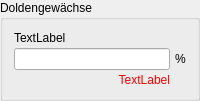
            <widget class="QgsCollapsibleGroupBox" name="mGroupBox_10">
             <property name="title">
              <string>Doldengewächse</string>
             </property>
             <property name="collapsed">
              <bool>true</bool>
             </property>
             <layout class="QGridLayout" name="gridLayout_38">
              <property name="horizontalSpacing">
               <number>5</number>
              </property>
              <property name="verticalSpacing">
               <number>3</number>
              </property>
              <item row="1" column="1">
               <widget class="QLabel" name="label_26">
                <property name="text">
                 <string>%</string>
                </property>
               </widget>
              </item>
              <item row="1" column="0">
               <widget class="QLineEdit" name="weiserpflanzengiersch">
                <property name="alignment">
                 <set>Qt::AlignRight|Qt::AlignTrailing|Qt::AlignVCenter</set>
                </property>
               </widget>
              </item>
              <item row="0" column="0">
               <widget class="QLabel" name="weiserpflanzengierschLabel">
                <property name="text">
                 <string>TextLabel</string>
                </property>
               </widget>
              </item>
              <item row="2" column="0">
               <widget class="QLabel" name="weiserpflanzengierschError">
                <property name="styleSheet">
                 <string notr="true">color:red</string>
                </property>
                <property name="text">
                 <string>TextLabel</string>
                </property>
                <property name="alignment">
                 <set>Qt::AlignRight|Qt::AlignTrailing|Qt::AlignVCenter</set>
                </property>
               </widget>
              </item>
             </layout>
            </widget>
